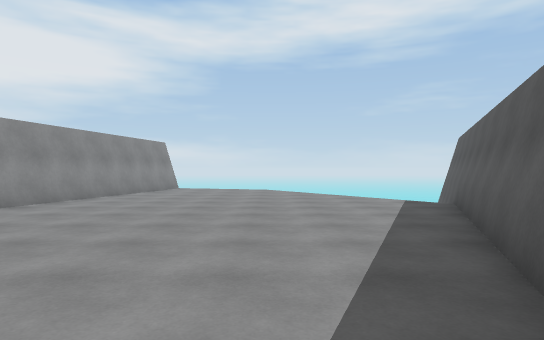
[1] (above)

12 first-person views from a walk through a Unity game level. The camera is 1.3 m above the floor, looks level and sees 75° across. The floor is counted in squares, 1.8 m on a side. Each view is taken from the middle of a square. On the plan, view 1 faces up. The plan holds only what a view shows up to about 11 squares ahead; the rest is blank. The place goes on beyond the plan. The player is left out.

[2]
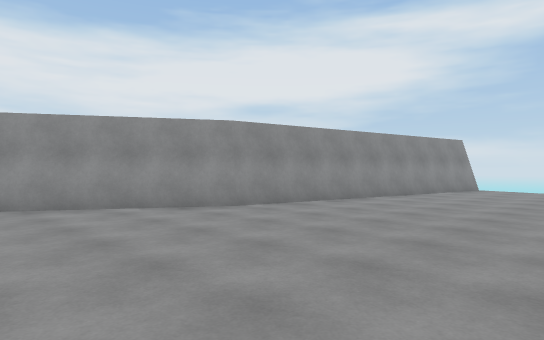

[3]
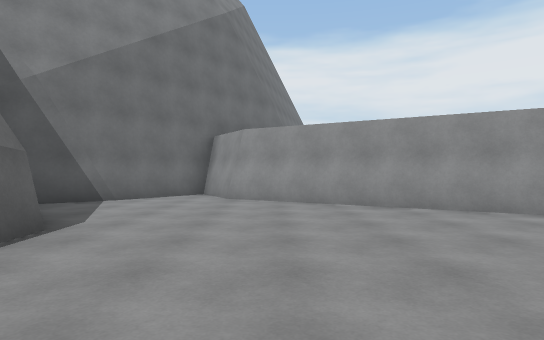

[4]
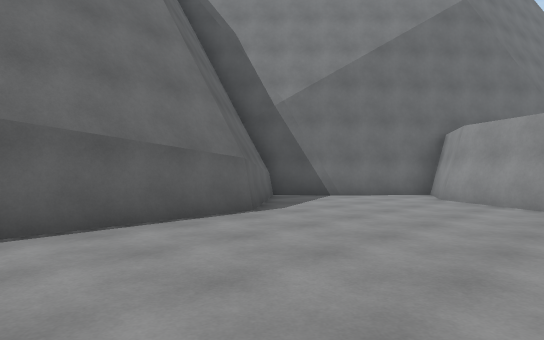

[5]
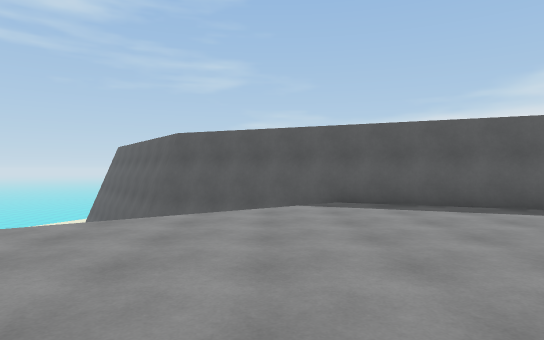

[6]
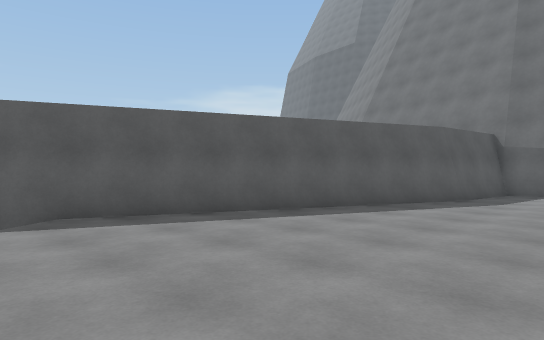

[7]
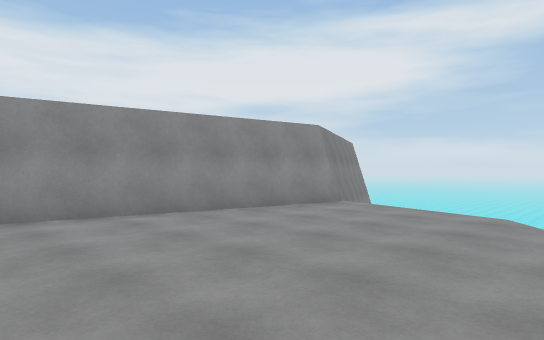

[8]
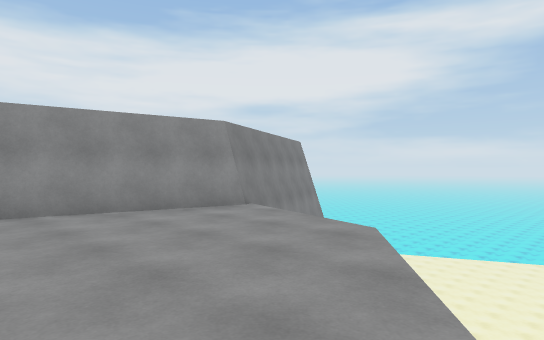

[9]
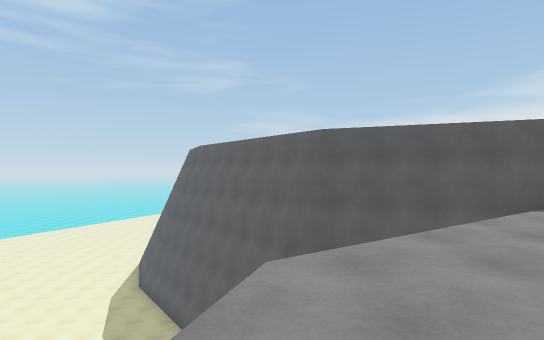

[10]
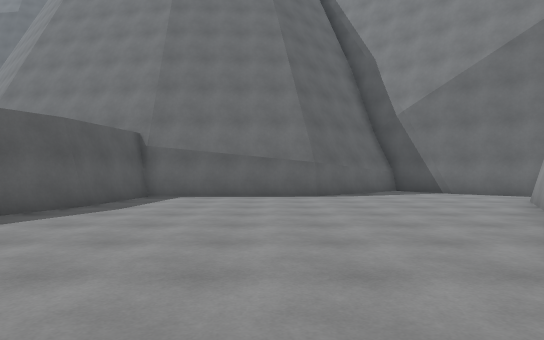

[11]
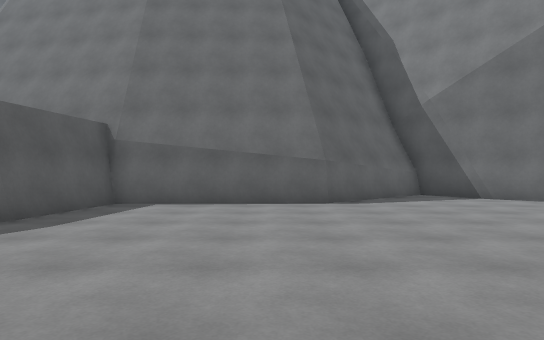

[12]
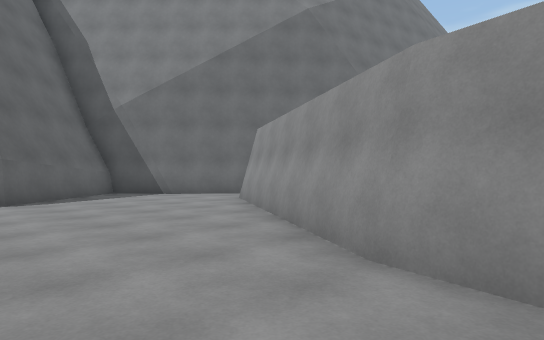

### Floor plan
Key: @ floor where view 1 was taken; # wall or solid block; . floor; v drop or lower ground.
Columns run from 11 left of view 1 to 6 right of it. Each row starts with its distance up from view 1.
 16       #v
 15       ##
 14        #vv       v
 13        #...v     v
 12       ##....v   v#
 11       #......v  v#
 10       #......v  ##
  9       #.......vv#
  8       #........##
  7      ##........#
  6      #.........#
  5      #........##
  4     ##........#
  3     #........##
  2    ##........#
  1   ##........##
  0   #........@#
 -1 ###.........#
 -2 #...........#
 -3 ##.....######
 -4  ###.###
 -5    ###

Positions as (right, up) in squares from view 1, and headings:
1: (0, 0), facing up
2: (0, 0), facing up-left
3: (0, 0), facing left
4: (0, 2), facing down-left
5: (-4, 9), facing right
6: (-2, 9), facing down-right
7: (1, 7), facing up-left
8: (2, 9), facing up-left
9: (-3, 13), facing right
10: (-3, 7), facing down
11: (-3, 5), facing down
12: (-3, 6), facing down-left
